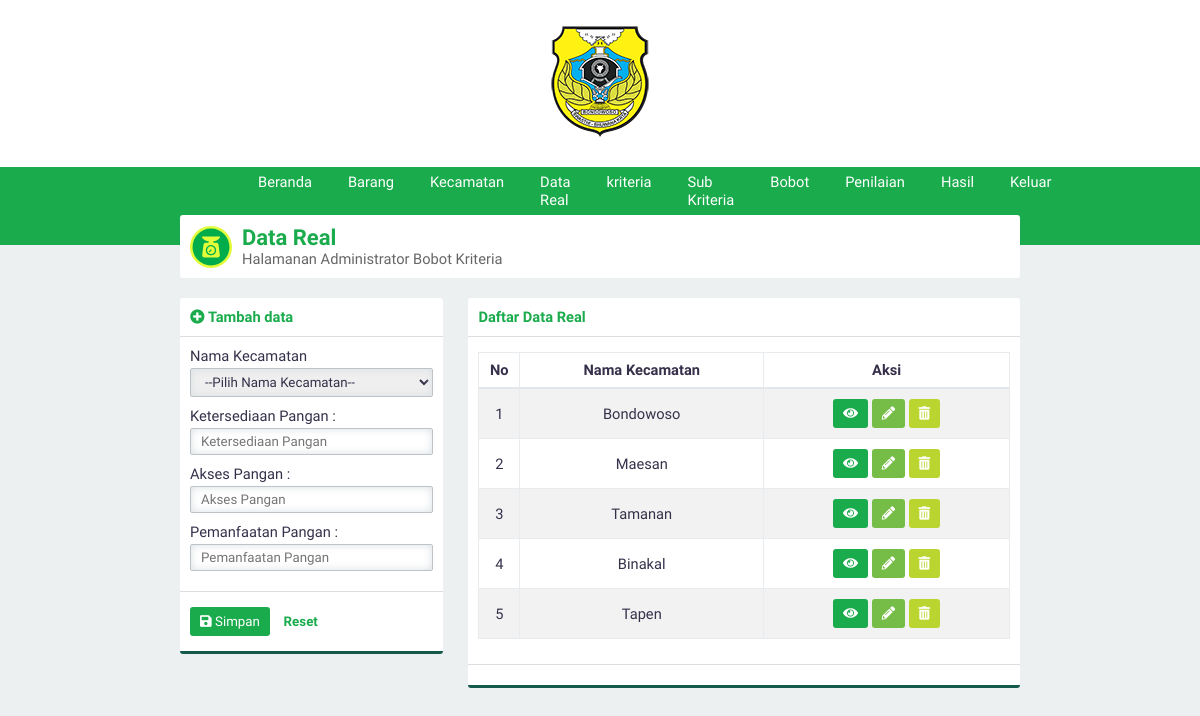
The app's page /?page=datareal (signed in) with its own data.
### tables this page shows
CREATE TABLE `kriteria` (
  `id_kriteria` int(3) NOT NULL,
  `namaKriteria` varchar(30) NOT NULL,
  `sifat` enum('Benefit','Cost') NOT NULL
);

### page/tambahdatareal2.php (the view, shortened to what this page needs)
<div class="panel-top">
    <b class="text-green"><i class="fa fa-plus-circle text-green"></i> Tambah data</b>
</div>
<form id="form" action="./proses/prosestambah.php" method="POST">
    <div class="panel-middle">
        <div class="group-input">
            <label for="supplier">Nama Kecamatan</label>
            <select class="form-custom" required name="supplier" id="supplier">
                <option selected disabled>--Pilih Nama Kecamatan--</option>
            </select>
        </div>
        <?php
        $query = "SELECT * FROM kriteria";
        $execute = $konek->query($query);
        if ($execute->num_rows > 0) {
            while ($data = $execute->fetch_array(MYSQLI_ASSOC)) {
                echo "<div class=\"group-input\">
                        <label for=\"$data[namaKriteria]\">$data[namaKriteria] :</label>
                        <input type='hidden' value=$data[id_kriteria] name='kriteria[]'>
                            <input class=\"form-custom\" required type=\"Number\" name=\"datareal[]\" id=\"$data[namaKriteria]\" placeholder=\"$data[namaKriteria]\">";
                echo "</input>
                      </div>
                ";
            }
        }
        ?>
    </div>
    <div class="panel-bottom">
        <button type="submit" id="buttonsimpan" class="btn btn-green"><i class="fa fa-save"></i> Simpan</button>
        <button type="reset" id="buttonreset" class="btn btn-second">Reset</button>
    </div>
</form>

### asset/css/style.css (style rules this page uses)
* { padding: 0; margin: 0; font-family: 'Work Sans', sans-serif; color: #36304A; font-weight: 500; letter-spacing: normal; }
b, h1, h2, h3, h4, h5 { padding: 0; font-weight: 600 !important; margin: 0.83em 0em; }
.text-green { color: #1aab4c !important; }
input, select { border: none; width: 100%; }
.form-custom { padding: 5px 10px; border: solid 1px #BDC3C7; -webkit-border-radius: 2px; -moz-border-radius: 2px; border-radius: 2px; box-sizing: border-box; box-shadow: inset 0 0 8px #d9dfe3; margin: 3px 0 10px 0; }
.btn { border: none; -webkit-padding: 7px 10px; -o-padding: 7px 10px; -moz-padding: 7px 10px; padding: 7px 10px; border-radius: 3px; margin: 5px 0px; display: inline-block; cursor: pointer; font-size: 10pt !important; }
.btn i { color: white !important; }
.btn-green { background-color: #1aab4c; color: white !important; }
.btn-second { background-color: transparent; color: #1aab4c; font-weight: 600; }
.panel-top { padding: 10px; box-sizing: padding-box; border-bottom: solid 1px #dddddd; }
.panel-middle { padding: 10px; box-sizing: padding-box; }
.panel-bottom { padding: 10px; border-bottom: solid 3px #135a4c; border-top: solid 1px #dddddd; }
body { background-color: #ECF0F1; display: flex; width: 100vw; height: 100vh; align-items: center; flex-direction: column; overflow-x: hidden; font-size: 11pt; }

### records on screen
kriteria: namaKriteria "Ketersediaan Pangan"
kriteria: namaKriteria "Akses Pangan"
kriteria: namaKriteria "Pemanfaatan Pangan"

### other values on screen
$data[namaSupplier] "Bondowoso"
$data[namaSupplier] "Maesan"
$data[namaSupplier] "Tamanan"
$data[namaSupplier] "Binakal"
$data[namaSupplier] "Tapen"
